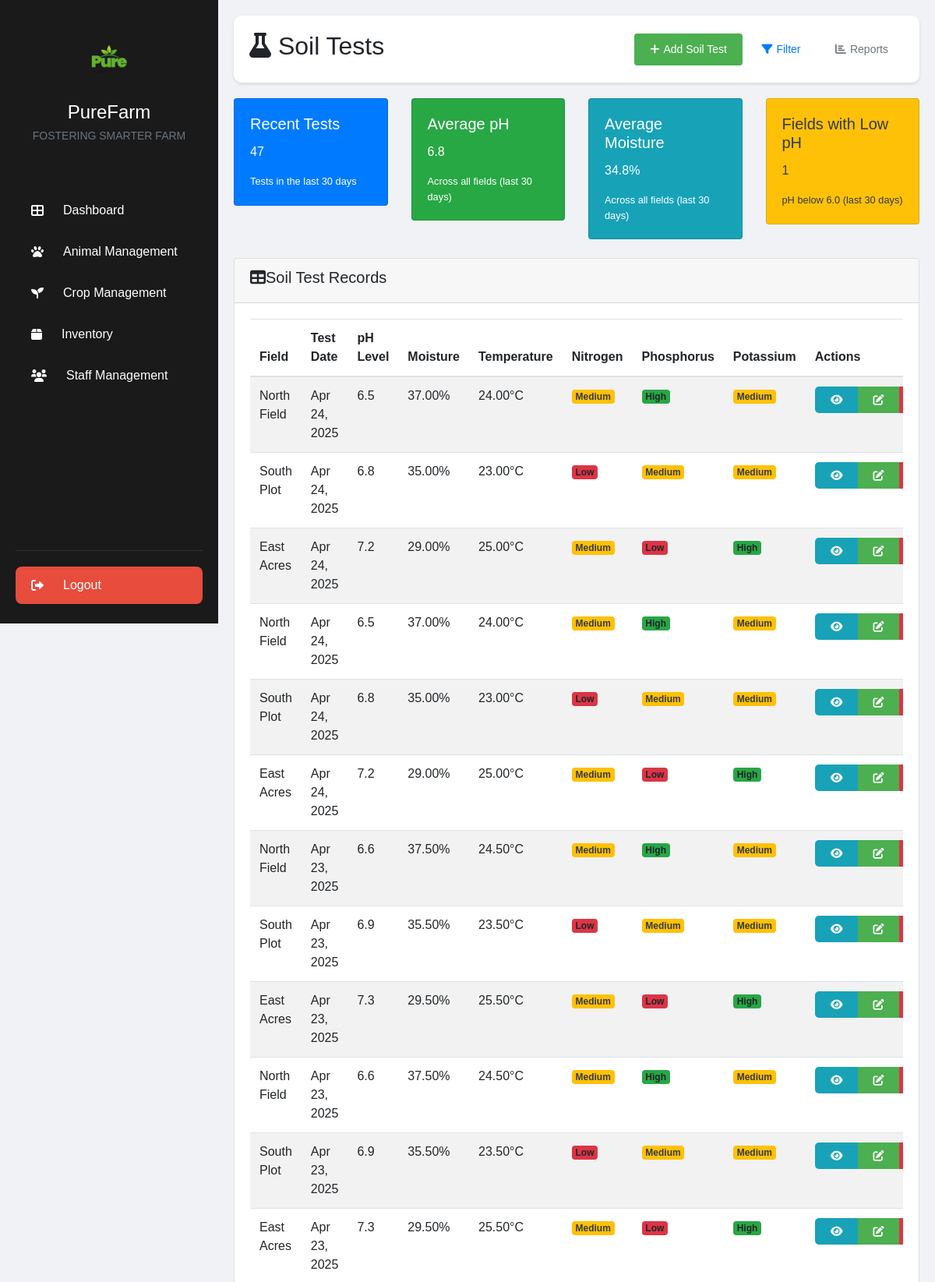
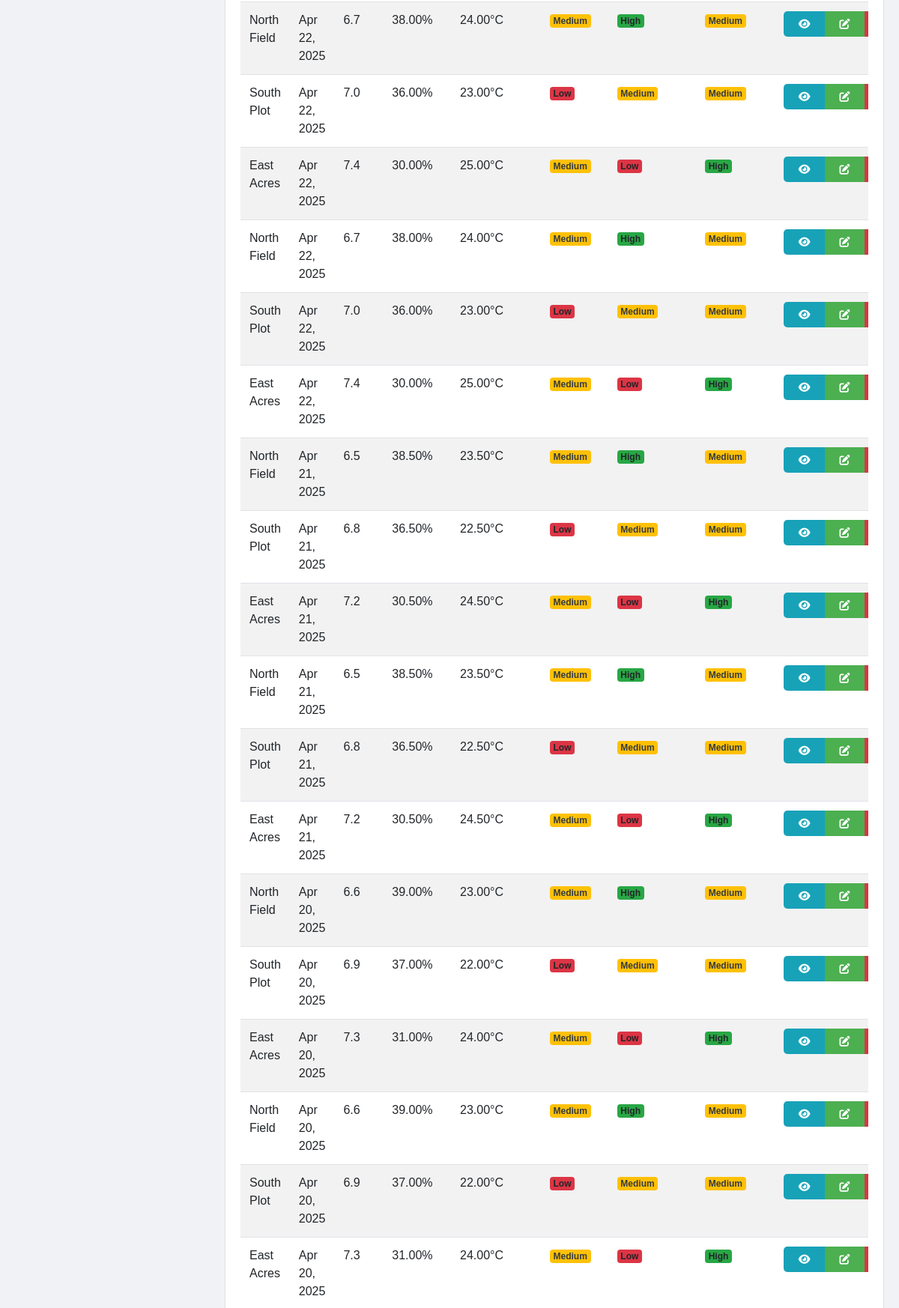
The page /soil_tests.php (signed in, upper part) on the database its author committed (2 pictures, top to bottom).
### tables this page shows
CREATE TABLE `soil_tests` (
  `id` int(11) NOT NULL,
  `field_id` int(11) NOT NULL,
  `test_date` date NOT NULL,
  `ph_level` decimal(3,1) DEFAULT NULL,
  `moisture_percentage` decimal(5,2) DEFAULT NULL,
  `temperature` decimal(5,2) DEFAULT NULL,
  `nitrogen_level` varchar(10) DEFAULT NULL,
  `phosphorus_level` varchar(10) DEFAULT NULL,
  `potassium_level` varchar(10) DEFAULT NULL,
  `organic_matter` decimal(5,2) DEFAULT NULL,
  `notes` text DEFAULT NULL,
  `created_at` timestamp NOT NULL DEFAULT current_timestamp(),
  `updated_at` timestamp NOT NULL DEFAULT current_timestamp() ON UPDATE current_timestamp()
);

CREATE TABLE `fields` (
  `id` int(11) NOT NULL,
  `field_name` varchar(100) NOT NULL,
  `location` varchar(255) NOT NULL,
  `area` decimal(10,2) NOT NULL COMMENT 'in acres/hectares',
  `soil_type` varchar(100) DEFAULT NULL,
  `last_crop` varchar(100) DEFAULT NULL,
  `notes` text DEFAULT NULL,
  `created_at` timestamp NOT NULL DEFAULT current_timestamp(),
  `updated_at` timestamp NOT NULL DEFAULT current_timestamp() ON UPDATE current_timestamp(),
  `status` varchar(20) DEFAULT 'active'
);

### includes/soil_test_manager.php (called while the page is built, shortened)
<?php
class SoilTestManager {
    private $db;
    public function __construct($db) {
        $this->db = $db;
    }
    public function getAllSoilTests($filters = []) {
        try {
            $query = "
                SELECT
                    st.id,
                    st.test_date,
                    st.ph_level,
                    st.moisture_percentage,
                    st.temperature,
                    st.nitrogen_level,
                    st.phosphorus_level,
                    st.potassium_level,
                    st.organic_matter,
                    st.notes,
                    f.field_name,
                    f.location
                FROM
                    soil_tests st
                JOIN
                    fields f ON st.field_id = f.id
                WHERE 1=1
            ";
            $params = [];
            $query .= " ORDER BY st.test_date DESC";
            $stmt = $this->db->prepare($query);
            $stmt->execute($params);
            return $stmt->fetchAll(PDO::FETCH_ASSOC);
        } catch (PDOException $e) {
            error_log("Error fetching soil tests: " . $e->getMessage());
            return [];
        }
    }
}

### soil_tests.php (the view, shortened to what this page needs)
<?php
require_once 'includes/db.php';
require_once 'includes/soil_test_manager.php';
$soilTestManager = new SoilTestManager($pdo);
$filter_field = isset($_GET['field']) ? $_GET['field'] : '';
$filter_date_from = isset($_GET['date_from']) ? $_GET['date_from'] : '';
$filter_date_to = isset($_GET['date_to']) ? $_GET['date_to'] : '';
$filters = [];
$soil_tests = $soilTestManager->getAllSoilTests($filters);
try {
    $stmt = $pdo->prepare("
        SELECT COUNT(*) as total_tests
        FROM soil_tests
    ");
    $stmt->execute();
    $result = $stmt->fetch(PDO::FETCH_ASSOC);
    $recent_tests_count = $result['total_tests'];
    $stmt = $pdo->prepare("
        SELECT AVG(ph_level) as avg_ph
        FROM soil_tests
        WHERE ph_level IS NOT NULL
    ");
    $stmt->execute();
    $result = $stmt->fetch(PDO::FETCH_ASSOC);
    $avg_ph = ($result['avg_ph'] !== null) ? number_format($result['avg_ph'], 1) : 'N/A';
    $stmt = $pdo->prepare("
        SELECT AVG(moisture_percentage) as avg_moisture
        FROM soil_tests
        WHERE moisture_percentage IS NOT NULL
    ");
    $stmt->execute();
    $result = $stmt->fetch(PDO::FETCH_ASSOC);
    $avg_moisture = ($result['avg_moisture'] !== null) ? number_format($result['avg_moisture'], 1) . '%' : 'N/A';
    $stmt = $pdo->prepare("
        SELECT COUNT(DISTINCT field_id) as low_ph_count
        FROM soil_tests
        WHERE ph_level < 6.0
    ");
    $stmt->execute();
    $result = $stmt->fetch(PDO::FETCH_ASSOC);
    $low_ph_fields = $result['low_ph_count'];
} catch (PDOException $e) {
    error_log("Error calculating statistics: " . $e->getMessage());
    $recent_tests_count = 0;
    $avg_ph = 'N/A';
    $avg_moisture = 'N/A';
    $low_ph_fields = 0;
}
include 'includes/header.php';
?>
<div class="main-content">
    <div class="page-header">
        <h2><i class="fas fa-flask"></i> Soil Tests</h2>
        <div class="action-buttons">
            <a href="add_soil_test.php" class="btn btn-primary">
                <i class="fas fa-plus"></i> Add Soil Test
            </a>
            <button class="btn btn-outline-primary" type="button" data-bs-toggle="collapse" data-bs-target="#filterCollapse">
                <i class="fas fa-filter"></i> Filter
            </button>
            <a href="soil_test_reports.php" class="btn btn-outline-secondary">
                <i class="fas fa-chart-bar"></i> Reports
            </a>
        </div>
    </div>
    <div class="row mb-4">
        <div class="col-md-3">
            <div class="card bg-primary text-white">
                <div class="card-body">
                    <h5 class="card-title">Recent Tests</h5>
                    <p class="card-text display-6"><?php echo $recent_tests_count; ?></p>
                    <p class="card-text small">Tests in the last 30 days</p>
                </div>
            </div>
        </div>
        <div class="col-md-3">
            <div class="card bg-success text-white">
                <div class="card-body">
                    <h5 class="card-title">Average pH</h5>
                    <p class="card-text display-6"><?php echo $avg_ph; ?></p>
                    <p class="card-text small">Across all fields (last 30 days)</p>
                </div>
            </div>
        </div>
        <div class="col-md-3">
            <div class="card bg-info text-white">
                <div class="card-body">
                    <h5 class="card-title">Average Moisture</h5>
                    <p class="card-text display-6"><?php echo $avg_moisture; ?></p>
                    <p class="card-text small">Across all fields (last 30 days)</p>
                </div>
            </div>
        </div>
        <div class="col-md-3">
            <div class="card <?php echo ($low_ph_fields > 0) ? 'bg-warning' : 'bg-light'; ?> <?php echo ($low_ph_fields > 0) ? 'text-dark' : ''; ?>">
                <div class="card-body">
                    <h5 class="card-title">Fields with Low pH</h5>
                    <p class="card-text display-6"><?php echo $low_ph_fields; ?></p>
                    <p class="card-text small">pH below 6.0 (last 30 days)</p>
                </div>
            </div>
        </div>
    </div>
    <div class="card">
        <div class="card-header">
            <h5><i class="fas fa-table me-2"></i>Soil Test Records</h5>
        </div>
        <div class="card-body">
            <?php if (empty($soil_tests)): ?>
                <div class="alert alert-info">
                    No soil test records found. <?php echo (!empty($filter_field) || !empty($filter_date_from) || !empty($filter_date_to)) ? 'Try changing your filters.' : ''; ?>
                </div>
            <?php else: ?>
                <div class="table-responsive">
                    <table class="table table-striped table-hover">
                        <thead>
                            <tr>
                                <th>Field</th>
                                <th>Test Date</th>
                                <th>pH Level</th>
                                <th>Moisture</th>
                                <th>Temperature</th>
                                <th>Nitrogen</th>
                                <th>Phosphorus</th>
                                <th>Potassium</th>
                                <th>Actions</th>
                            </tr>
                        </thead>
                        <tbody>
                            <?php foreach ($soil_tests as $test): ?>
                                <tr>
                                    <td><?php echo htmlspecialchars($test['field_name']); ?></td>
                                    <td><?php echo date('M d, Y', strtotime($test['test_date'])); ?></td>
                                    <td>
                                        <?php
                                            $ph = $test['ph_level'];
                                            $ph_class = '';
                                            if ($ph < 6.0) $ph_class = 'text-danger';
                                            elseif ($ph > 7.5) $ph_class = 'text-warning';
                                            echo '<span class="' . $ph_class . '">' . $ph . '</span>';
                                        ?>
                                    </td>
                                    <td><?php echo isset($test['moisture_percentage']) ? $test['moisture_percentage'] . '%' : 'N/A'; ?></td>
                                    <td><?php echo isset($test['temperature']) ? $test['temperature'] . '°C' : 'N/A'; ?></td>
                                    <td>
                                        <?php
                                            $nitrogen = $test['nitrogen_level'];
                                            if ($nitrogen) {
                                                switch(strtolower($nitrogen)) {
                                                    case 'low': echo '<span class="badge bg-danger">Low</span>'; break;
                                                    case 'medium': echo '<span class="badge bg-warning text-dark">Medium</span>'; break;
                                                    case 'high': echo '<span class="badge bg-success">High</span>'; break;
                                                }
                                            } else {
                                                echo 'N/A';
                                            }
                                        ?>
                                    </td>
                                    <td>
                                        <?php
                                            $phosphorus = $test['phosphorus_level'];
                                            if ($phosphorus) {
                                                switch(strtolower($phosphorus)) {
                                                    case 'low': echo '<span class="badge bg-danger">Low</span>'; break;
                                                    case 'medium': echo '<span class="badge bg-warning text-dark">Medium</span>'; break;
                                                    case 'high': echo '<span class="badge bg-success">High</span>'; break;
                                                }
                                            } else {
                                                echo 'N/A';
                                            }
                                        ?>
                                    </td>
                                    <td>
                                        <?php
                                            $potassium = $test['potassium_level'];
                                            if ($potassium) {
                                                switch(strtolower($potassium)) {
                                                    case 'low': echo '<span class="badge bg-danger">Low</span>'; break;
                                                    case 'medium': echo '<span class="badge bg-warning text-dark">Medium</span>'; break;
                                                    case 'high': echo '<span class="badge bg-success">High</span>'; break;
                                                }
                                            } else {
                                                echo 'N/A';
                                            }
                                        ?>
                                    </td>
                                    <td>
                                        <div class="btn-group">
                                            <a href="view_soil_test.php?id=<?php echo $test['id']; ?>" class="btn btn-sm btn-info">
                                                <i class="fas fa-eye"></i>
                                            </a>
                                            <a href="edit_soil_test.php?id=<?php echo $test['id']; ?>" class="btn btn-sm btn-primary">
                                                <i class="fas fa-edit"></i>
                                            </a>
                                            <a href="#" class="btn btn-sm btn-danger" data-bs-toggle="modal" data-bs-target="#deleteModal<?php echo $test['id']; ?>">
                                            </a>
                                        </div>
                                    </td>
                                </tr>
                            <?php endforeach; ?>
                        </tbody>
                    </table>
                </div>
            <?php endif; ?>
        </div>
    </div>
</div>
<?php include 'includes/footer.php'; ?>

### assets/css/styles.css (style rules this page uses)
* { margin: 0; padding: 0; box-sizing: border-box; font-family: Arial, sans-serif; }
body { background-color: #f0f2f5; }
.main-content { flex: 1; margin-left: 280px; padding: 20px; }
.page-header { display: flex; justify-content: space-between; align-items: center; margin-bottom: 20px; padding: 20px; background: white; border-radius: 10px; box-shadow: 0 2px 4px rgba(0,0,0,0.1); }
.btn { padding: 10px 20px; border: none; border-radius: 5px; cursor: pointer; font-size: 14px; display: inline-flex; align-items: center; gap: 5px; }
.btn-primary { background: #4CAF50; color: white; }
.btn-danger { background: #dc3545; color: white; }
.main-content { flex: 1; margin-left: 280px; padding: 20px; padding-bottom: 80px; }
.btn-primary { background: #4CAF50; color: white; border: none; padding: 10px 20px; border-radius: 4px; cursor: pointer; font-size: 14px; transition: background 0.3s ease; }

### rows shown on the page
soil_tests: field.field_name "North Field", test_date "Apr 24, 2025", ph_level "6.5", moisture_percentage "37.00", temperature "24.00", nitrogen_level "Medium", phosphorus_level "High", potassium_level "Medium"
soil_tests: field.field_name "South Plot", test_date "Apr 24, 2025", ph_level "6.8", moisture_percentage "35.00", temperature "23.00", nitrogen_level "Low", phosphorus_level "Medium", potassium_level "Medium"
soil_tests: field.field_name "East Acres", test_date "Apr 24, 2025", ph_level "7.2", moisture_percentage "29.00", temperature "25.00", nitrogen_level "Medium", phosphorus_level "Low", potassium_level "High"
soil_tests: field.field_name "North Field", test_date "Apr 24, 2025", ph_level "6.5", moisture_percentage "37.00", temperature "24.00", nitrogen_level "Medium", phosphorus_level "High", potassium_level "Medium"
soil_tests: field.field_name "South Plot", test_date "Apr 24, 2025", ph_level "6.8", moisture_percentage "35.00", temperature "23.00", nitrogen_level "Low", phosphorus_level "Medium", potassium_level "Medium"
soil_tests: field.field_name "East Acres", test_date "Apr 24, 2025", ph_level "7.2", moisture_percentage "29.00", temperature "25.00", nitrogen_level "Medium", phosphorus_level "Low", potassium_level "High"
soil_tests: field.field_name "North Field", test_date "Apr 23, 2025", ph_level "6.6", moisture_percentage "37.50", temperature "24.50", nitrogen_level "Medium", phosphorus_level "High", potassium_level "Medium"
soil_tests: field.field_name "South Plot", test_date "Apr 23, 2025", ph_level "6.9", moisture_percentage "35.50", temperature "23.50", nitrogen_level "Low", phosphorus_level "Medium", potassium_level "Medium"
soil_tests: field.field_name "East Acres", test_date "Apr 23, 2025", ph_level "7.3", moisture_percentage "29.50", temperature "25.50", nitrogen_level "Medium", phosphorus_level "Low", potassium_level "High"
soil_tests: field.field_name "North Field", test_date "Apr 23, 2025", ph_level "6.6", moisture_percentage "37.50", temperature "24.50", nitrogen_level "Medium", phosphorus_level "High", potassium_level "Medium"
soil_tests: field.field_name "South Plot", test_date "Apr 23, 2025", ph_level "6.9", moisture_percentage "35.50", temperature "23.50", nitrogen_level "Low", phosphorus_level "Medium", potassium_level "Medium"
soil_tests: field.field_name "East Acres", test_date "Apr 23, 2025", ph_level "7.3", moisture_percentage "29.50", temperature "25.50", nitrogen_level "Medium", phosphorus_level "Low", potassium_level "High"
soil_tests: field.field_name "North Field", test_date "Apr 22, 2025", ph_level "6.7", moisture_percentage "38.00", temperature "24.00", nitrogen_level "Medium", phosphorus_level "High", potassium_level "Medium"
soil_tests: field.field_name "South Plot", test_date "Apr 22, 2025", ph_level "7.0", moisture_percentage "36.00", temperature "23.00", nitrogen_level "Low", phosphorus_level "Medium", potassium_level "Medium"
soil_tests: field.field_name "East Acres", test_date "Apr 22, 2025", ph_level "7.4", moisture_percentage "30.00", temperature "25.00", nitrogen_level "Medium", phosphorus_level "Low", potassium_level "High"
soil_tests: field.field_name "North Field", test_date "Apr 22, 2025", ph_level "6.7", moisture_percentage "38.00", temperature "24.00", nitrogen_level "Medium", phosphorus_level "High", potassium_level "Medium"
soil_tests: field.field_name "South Plot", test_date "Apr 22, 2025", ph_level "7.0", moisture_percentage "36.00", temperature "23.00", nitrogen_level "Low", phosphorus_level "Medium", potassium_level "Medium"
soil_tests: field.field_name "East Acres", test_date "Apr 22, 2025", ph_level "7.4", moisture_percentage "30.00", temperature "25.00", nitrogen_level "Medium", phosphorus_level "Low", potassium_level "High"
soil_tests: field.field_name "North Field", test_date "Apr 21, 2025", ph_level "6.5", moisture_percentage "38.50", temperature "23.50", nitrogen_level "Medium", phosphorus_level "High", potassium_level "Medium"
soil_tests: field.field_name "South Plot", test_date "Apr 21, 2025", ph_level "6.8", moisture_percentage "36.50", temperature "22.50", nitrogen_level "Low", phosphorus_level "Medium", potassium_level "Medium"
soil_tests: field.field_name "East Acres", test_date "Apr 21, 2025", ph_level "7.2", moisture_percentage "30.50", temperature "24.50", nitrogen_level "Medium", phosphorus_level "Low", potassium_level "High"
soil_tests: field.field_name "North Field", test_date "Apr 21, 2025", ph_level "6.5", moisture_percentage "38.50", temperature "23.50", nitrogen_level "Medium", phosphorus_level "High", potassium_level "Medium"
soil_tests: field.field_name "South Plot", test_date "Apr 21, 2025", ph_level "6.8", moisture_percentage "36.50", temperature "22.50", nitrogen_level "Low", phosphorus_level "Medium", potassium_level "Medium"
soil_tests: field.field_name "East Acres", test_date "Apr 21, 2025", ph_level "7.2", moisture_percentage "30.50", temperature "24.50", nitrogen_level "Medium", phosphorus_level "Low", potassium_level "High"
soil_tests: field.field_name "North Field", test_date "Apr 20, 2025", ph_level "6.6", moisture_percentage "39.00", temperature "23.00", nitrogen_level "Medium", phosphorus_level "High", potassium_level "Medium"
soil_tests: field.field_name "South Plot", test_date "Apr 20, 2025", ph_level "6.9", moisture_percentage "37.00", temperature "22.00", nitrogen_level "Low", phosphorus_level "Medium", potassium_level "Medium"
soil_tests: field.field_name "East Acres", test_date "Apr 20, 2025", ph_level "7.3", moisture_percentage "31.00", temperature "24.00", nitrogen_level "Medium", phosphorus_level "Low", potassium_level "High"
soil_tests: field.field_name "North Field", test_date "Apr 20, 2025", ph_level "6.6", moisture_percentage "39.00", temperature "23.00", nitrogen_level "Medium", phosphorus_level "High", potassium_level "Medium"
soil_tests: field.field_name "South Plot", test_date "Apr 20, 2025", ph_level "6.9", moisture_percentage "37.00", temperature "22.00", nitrogen_level "Low", phosphorus_level "Medium", potassium_level "Medium"
soil_tests: field.field_name "East Acres", test_date "Apr 20, 2025", ph_level "7.3", moisture_percentage "31.00", temperature "24.00", nitrogen_level "Medium", phosphorus_level "Low", potassium_level "High"

### other values the page prints
$recent_tests_count "47"
$avg_ph "6.8"
$avg_moisture "34.8%"
$low_ph_fields "1"
